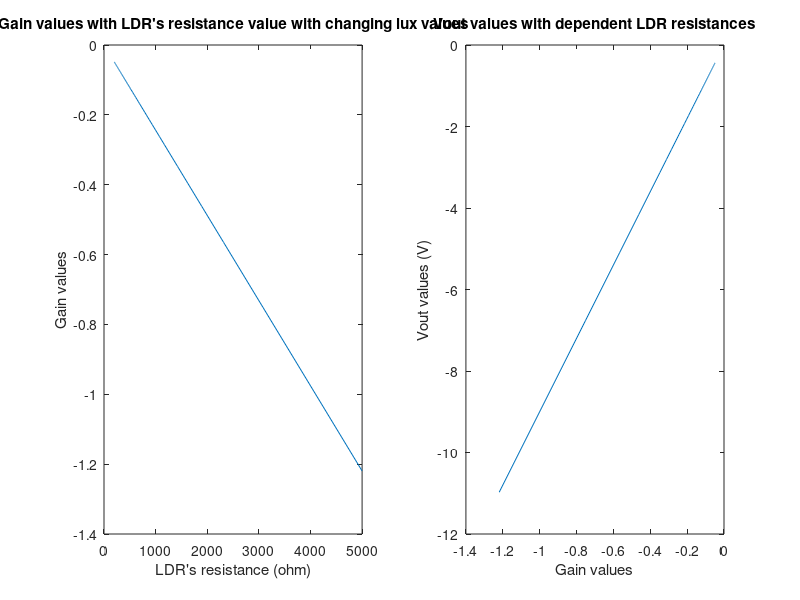

The MATLAB script that drew this image:
% The graph for gain and Vout values with LDR's resistance value with changing lux values
A=5000;
B=-0.7;
Lux=0:1:100;
LDR_R=A.*(Lux).^B;
R_1=4.1*10^3; %4.1k ohm
Gain=-LDR_R./R_1;
Vin=9;% 9V
Vout=Vin.*-LDR_R./R_1;
subplot(1,2,1);
plot(LDR_R,Gain);
xlabel('LDR''s resistance (ohm)');
ylabel('Gain values');
title('Gain values with LDR''s resistance value with changing lux values');
subplot(1,2,2);
plot(Gain,Vout);
xlabel('Gain values');
ylabel('Vout values (V)');
title('Vout values with dependent LDR resistances');